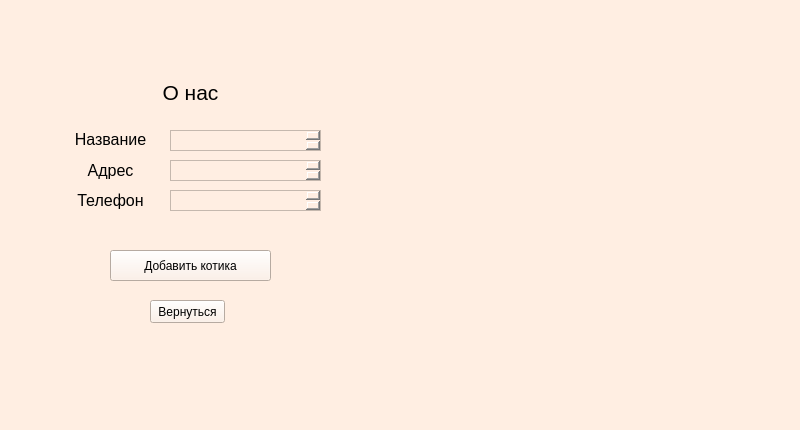
<?xml version="1.0" encoding="UTF-8"?>
<ui version="4.0">
 <class>MainWindow</class>
 <widget class="QMainWindow" name="MainWindow">
  <property name="geometry">
   <rect>
    <x>0</x>
    <y>0</y>
    <width>800</width>
    <height>430</height>
   </rect>
  </property>
  <property name="windowTitle">
   <string>MainWindow</string>
  </property>
  <property name="styleSheet">
   <string notr="true">background-color: rgb(255, 238, 226);</string>
  </property>
  <widget class="QWidget" name="centralwidget">
   <widget class="QPushButton" name="add_cat">
    <property name="geometry">
     <rect>
      <x>110</x>
      <y>250</y>
      <width>161</width>
      <height>31</height>
     </rect>
    </property>
    <property name="text">
     <string>Добавить котика</string>
    </property>
   </widget>
   <widget class="QLabel" name="label">
    <property name="geometry">
     <rect>
      <x>370</x>
      <y>20</y>
      <width>391</width>
      <height>351</height>
     </rect>
    </property>
    <property name="text">
     <string/>
    </property>
    <property name="pixmap">
     <pixmap>weareshelter.jpg</pixmap>
    </property>
    <property name="scaledContents">
     <bool>true</bool>
    </property>
   </widget>
   <widget class="QLabel" name="label_2">
    <property name="geometry">
     <rect>
      <x>70</x>
      <y>130</y>
      <width>81</width>
      <height>16</height>
     </rect>
    </property>
    <property name="text">
     <string>&lt;html&gt;&lt;head/&gt;&lt;body&gt;&lt;p align=&quot;center&quot;&gt;&lt;span style=&quot; font-size:12pt;&quot;&gt;Название&lt;/span&gt;&lt;/p&gt;&lt;/body&gt;&lt;/html&gt;</string>
    </property>
   </widget>
   <widget class="QLabel" name="label_3">
    <property name="geometry">
     <rect>
      <x>140</x>
      <y>80</y>
      <width>101</width>
      <height>21</height>
     </rect>
    </property>
    <property name="text">
     <string>&lt;html&gt;&lt;head/&gt;&lt;body&gt;&lt;p align=&quot;center&quot;&gt;&lt;span style=&quot; font-size:16pt;&quot;&gt;О нас&lt;/span&gt;&lt;/p&gt;&lt;/body&gt;&lt;/html&gt;</string>
    </property>
   </widget>
   <widget class="QPushButton" name="back">
    <property name="geometry">
     <rect>
      <x>150</x>
      <y>300</y>
      <width>75</width>
      <height>23</height>
     </rect>
    </property>
    <property name="text">
     <string>Вернуться</string>
    </property>
   </widget>
   <widget class="QLabel" name="label_4">
    <property name="geometry">
     <rect>
      <x>70</x>
      <y>160</y>
      <width>81</width>
      <height>21</height>
     </rect>
    </property>
    <property name="text">
     <string>&lt;html&gt;&lt;head/&gt;&lt;body&gt;&lt;p align=&quot;center&quot;&gt;&lt;span style=&quot; font-size:12pt;&quot;&gt;Адрес&lt;/span&gt;&lt;/p&gt;&lt;/body&gt;&lt;/html&gt;</string>
    </property>
   </widget>
   <widget class="QLabel" name="label_5">
    <property name="geometry">
     <rect>
      <x>70</x>
      <y>190</y>
      <width>81</width>
      <height>21</height>
     </rect>
    </property>
    <property name="text">
     <string>&lt;html&gt;&lt;head/&gt;&lt;body&gt;&lt;p align=&quot;center&quot;&gt;&lt;span style=&quot; font-size:12pt;&quot;&gt;Телефон&lt;/span&gt;&lt;/p&gt;&lt;/body&gt;&lt;/html&gt;</string>
    </property>
   </widget>
   <widget class="QTextEdit" name="nameEdit">
    <property name="geometry">
     <rect>
      <x>170</x>
      <y>130</y>
      <width>151</width>
      <height>21</height>
     </rect>
    </property>
   </widget>
   <widget class="QTextEdit" name="numberEdit">
    <property name="geometry">
     <rect>
      <x>170</x>
      <y>190</y>
      <width>151</width>
      <height>21</height>
     </rect>
    </property>
   </widget>
   <widget class="QTextEdit" name="addressEdit">
    <property name="geometry">
     <rect>
      <x>170</x>
      <y>160</y>
      <width>151</width>
      <height>21</height>
     </rect>
    </property>
   </widget>
  </widget>
  <widget class="QMenuBar" name="menubar">
   <property name="geometry">
    <rect>
     <x>0</x>
     <y>0</y>
     <width>800</width>
     <height>21</height>
    </rect>
   </property>
  </widget>
  <widget class="QStatusBar" name="statusbar"/>
 </widget>
 <resources/>
 <connections/>
</ui>
